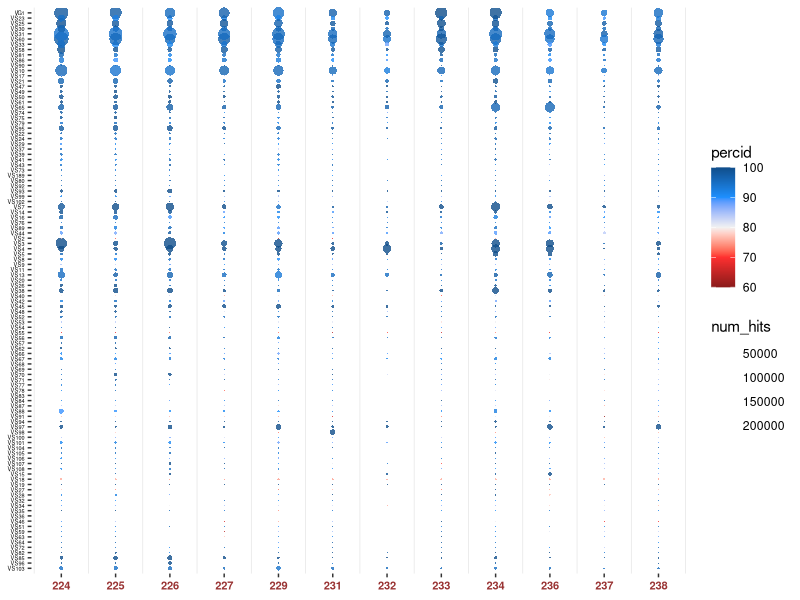

Generate this figure with R:

library(ggplot2)
library(scales)

#########################################################################################
###### New 25m with only G1 and all others as scaffolds- 15Kb cutoff for inclusion ######
#########################################################################################

scaff <- read.table("scaffold_index2.txt", row.names=1, sep="\t")
names <- as.character(scaff$V8)

# plot by group
#x <- read.table(file="0025m_long_output_30_besthit_norm_index_g1.txt", header=T, sep="\t")
x <- read.table(file="0025m_blastx_summary.txt", header=T, sep="\t")
to_plot <- x[,c('cruise_index', 'scaffold_index', 'num_hits', 'percid')]
to_plot <- data.frame(as.matrix(to_plot))
print(max(to_plot$num_hits))

pdf(file="0025m_dotplot_blastx.pdf", height=9, width=4)
ggplot(to_plot, aes(x = cruise_index, y = scaffold_index, size=num_hits, fill=percid)) + scale_size_continuous(range=c(0, 5)) + geom_point(shape = 21, stroke=0, alpha=0.8) + scale_fill_gradientn(colours = c("firebrick4", "firebrick1", "grey95", "dodgerblue", "dodgerblue4"), limits=c(60, 100),  oob=squish)  + theme(axis.text.x = element_text(face="bold", color="#993333", size=8, angle=0), panel.background=element_blank(), axis.title.x=element_blank(), axis.title.y=element_blank(), axis.text.y=element_text(size=4, color="black"), panel.grid.major = element_blank(), panel.grid.minor.x = element_line(colour = "grey90"), panel.grid.major.y = element_blank()) + scale_x_continuous(breaks = c(1:12), labels=c("224", "225", "226", "227", "229", "231", "232", "233", "234", "236", "237", "238")) + scale_y_continuous(limits=c(0,108), breaks=c(1:107), labels=names, expand = c(0, 0))
dev.off()


